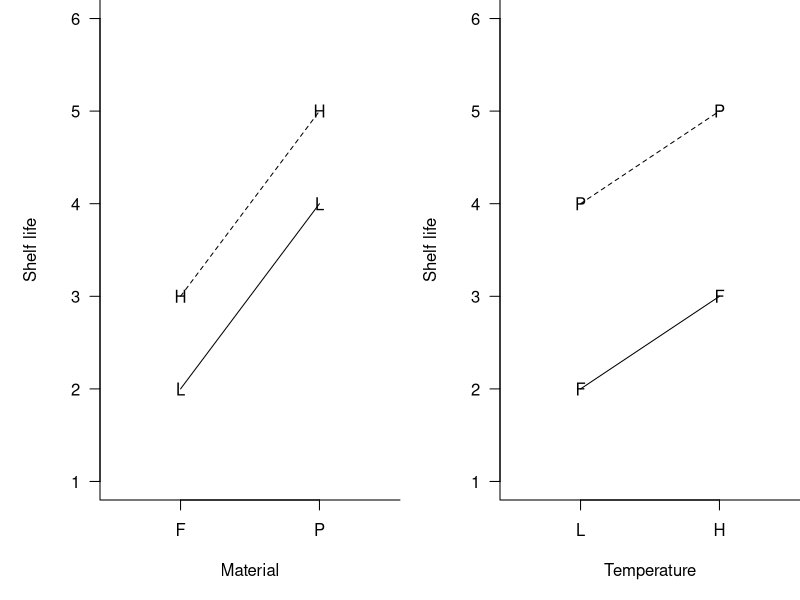
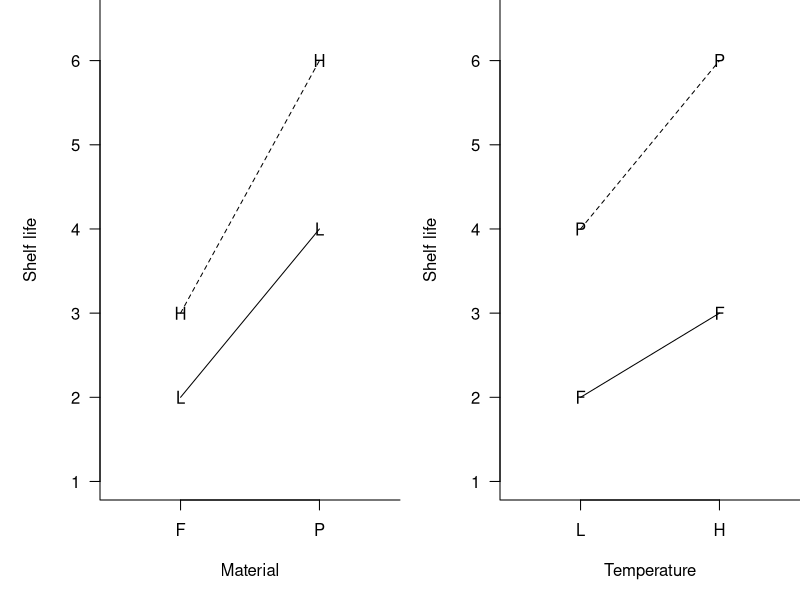
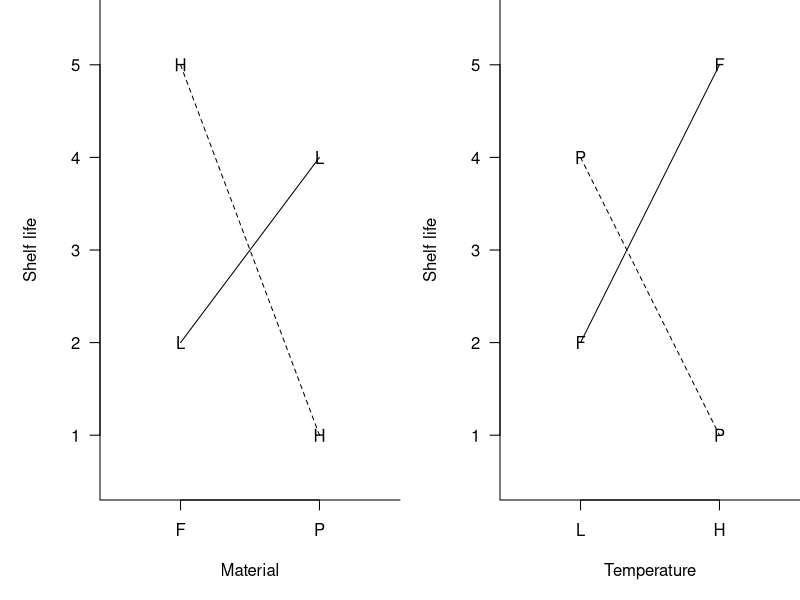
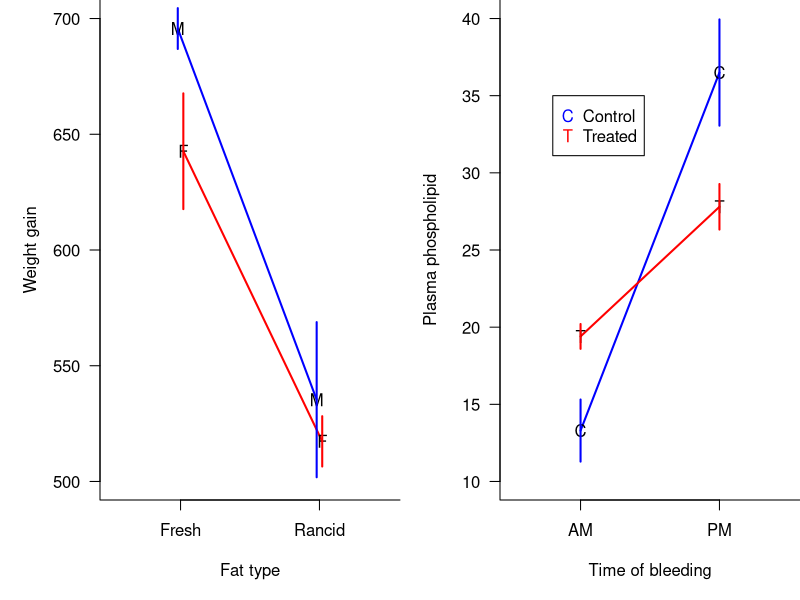
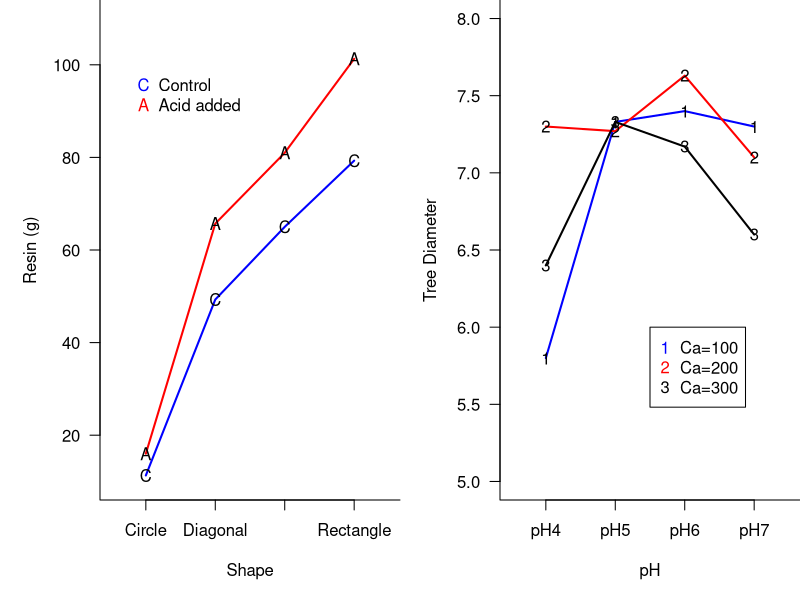
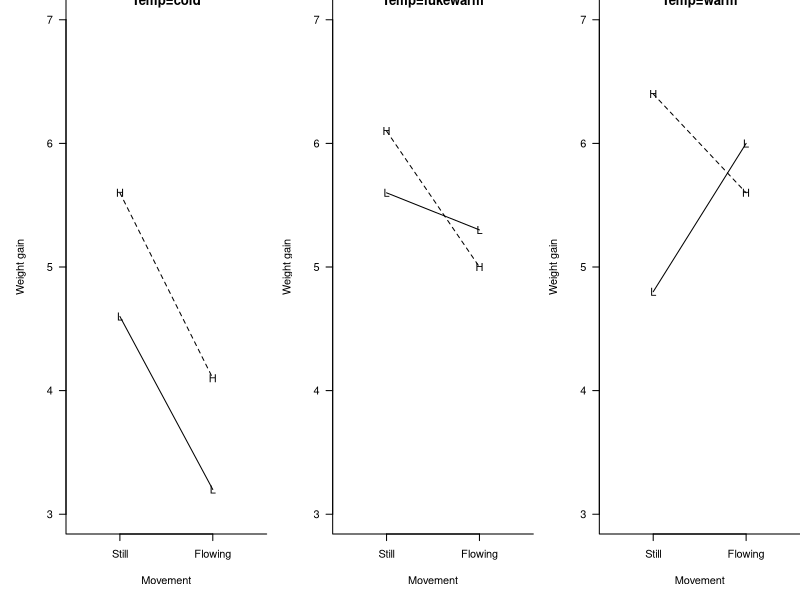

Write the R code that produced these figures, in order.
## ---- chunk 1
setwd("C:/Users/krgross/Documents/GitHub/st512-course-notes/")
knitr::opts_chunk$set(fig.width = 5, fig.height = 4.5, fig.align = "center") 
## ---- chunk 2
par(oma=rep(0,4),mar=c(5,5,0,0),mfrow=c(1,2),las=1,bty='l')

plot(c(-0.5,1.5),c(1,6),type="n",xlab="Material",ylab="Shelf life",xaxt="n")
axis(1,at=0:1,lab=c("F","P"))
lines(c(0,1),c(2,4))
lines(c(0,1),c(3,5),lty="dashed")
points(c(0,1),c(2,4),pch="L")
points(c(0,1),c(3,5),pch="H")

plot(c(-0.5,1.5),c(1,6),type="n",xlab="Temperature",ylab="Shelf life",xaxt="n")
axis(1,at=0:1,lab=c("L","H"))
lines(c(0,1),c(2,3))
lines(c(0,1),c(4,5),lty="dashed")
points(c(0,1),c(2,3),pch="F")
points(c(0,1),c(4,5),pch="P")
## ---- chunk 3
par(oma=rep(0,4),mar=c(5,5,0,0),mfrow=c(1,2),las=1,bty='l')

plot(c(-0.5,1.5),c(1,6.5),type="n",xlab="Material",ylab="Shelf life",xaxt="n")
axis(1,at=0:1,lab=c("F","P"))
lines(c(0,1),c(2,4))
lines(c(0,1),c(3,6),lty="dashed")
points(c(0,1),c(2,4),pch="L")
points(c(0,1),c(3,6),pch="H")

plot(c(-0.5,1.5),c(1,6.5),type="n",xlab="Temperature",ylab="Shelf life",xaxt="n")
axis(1,at=0:1,lab=c("L","H"))
lines(c(0,1),c(2,3))
lines(c(0,1),c(4,6),lty="dashed")
points(c(0,1),c(2,3),pch="F")
points(c(0,1),c(4,6),pch="P")
## ---- chunk 4
par(oma=rep(0,4),mar=c(5,5,0,0),mfrow=c(1,2),las=1,bty='l')

plot(c(-0.5,1.5),c(0.5,5.5),type="n",xlab="Material",ylab="Shelf life",xaxt="n")
axis(1,at=0:1,lab=c("F","P"))
lines(c(0,1),c(2,4))
lines(c(0,1),c(5,1),lty="dashed")
points(c(0,1),c(2,4),pch="L")
points(c(0,1),c(5,1),pch="H")

plot(c(-0.5,1.5),c(0.5,5.5),type="n",xlab="Temperature",ylab="Shelf life",xaxt="n")
axis(1,at=0:1,lab=c("L","H"))
lines(c(0,1),c(2,5))
lines(c(0,1),c(4,1),lty="dashed")
points(c(0,1),c(2,5),pch="F")
points(c(0,1),c(4,1),pch="P")
## ---- chunk 5
male.fresh <- c(709,679,699)
male.rancid <- c(592,538,476)
female.fresh <- c(657,594,677)
female.rancid <- c(508,505,539)

plot(c(-0.5,1.5),c(500,700),type="n",xlab="Fat type",ylab="Weight gain",xaxt="n")
axis(1,at=0:1,lab=c("Fresh","Rancid"))
lines(c(0,1)-.02,c(mean(male.fresh),mean(male.rancid)),col="blue",lwd=2)
lines(c(0,1)+.02,c(mean(female.fresh),mean(female.rancid)),col="red",lwd=2)
points(c(0,1)-.02,c(mean(male.fresh),mean(male.rancid)),pch="M",lwd=2)
points(c(0,1)+.02,c(mean(female.fresh),mean(female.rancid)),pch="F",lwd=2)

#legend(0,35,leg=c("Control","Treated"),col=c("blue","red"),pch=c("C","T"))
add.bars<-function(x,y,se,...) segments(x,y-se,x,y+se,...)
add.bars(0-.02,mean(male.fresh),sqrt(var(male.fresh))/sqrt(3),col="blue",lwd=2)
add.bars(1-.02,mean(male.rancid),sqrt(var(male.rancid))/sqrt(3),col="blue",lwd=2)
add.bars(0+.02,mean(female.fresh),sqrt(var(female.fresh))/sqrt(3),col="red",lwd=2)
add.bars(1+.02,mean(female.rancid),sqrt(var(female.rancid))/sqrt(3),col="red",lwd=2)
## ---- chunk 6
options(knitr.kable.NA = '') 

sources <- c("Factor A", "Factor B", "A*B interaction", "Error", "Total")

df <- c("$a-1$", "$b-1$", "$(a-1)(b-1)$", "$n_T-ab$", "$n_T-1$")

two_factor_anova_table <- data.frame(cbind(sources, df))

colnames(two_factor_anova_table) = c("source", "df")
                            
knitr::kable(format="html",
             two_factor_anova_table, 
             escape = FALSE) 
## ---- chunk 7
options(knitr.kable.NA = '') 

sources <- c("Sex", "Fat", "Sex*Fat", "Error", "Total")

df <- c("$1$", "$1$", "$1$", "$8$", "$11$")

two_factor_anova_table <- data.frame(cbind(sources, df))

colnames(two_factor_anova_table) = c("source", "df")
                            
knitr::kable(format="html",
             two_factor_anova_table, 
             escape = FALSE) 
## ---- chunk 8
plot(c(-0.5,1.5),c(10,40),type="n",xlab="Time of bleeding",ylab="Plasma phospholipid",xaxt="n")
axis(1,at=0:1,lab=c("AM","PM"))
lines(c(0,1),c(13.3,36.5),col="blue",lwd=2)
lines(c(0,1),c(19.4,27.8),col="red",lwd=2)
points(c(0,1),c(13.3,36.5),pch="C",lwd=2)
points(c(0,1),c(19.4,27.8),pch="T",lwd=2)

legend(-0.2,35,leg=c("Control","Treated"),col=c("blue","red"),pch=c("C","T"), )
add.bars<-function(x,y,se,...) segments(x,y-se,x,y+se,...)
add.bars(0,13.3,4.5/sqrt(5),col="blue",lwd=2)
add.bars(1,36.5,7.7/sqrt(5),col="blue",lwd=2)
add.bars(0,19.4,1.8/sqrt(5),col="red",lwd=2)
add.bars(1,27.8,3.3/sqrt(5),col="red",lwd=2)
## ---- chunk 9
plot(c(-0.5,3.5),c(10,110),type="n",xlab="Shape",ylab="Resin (g)",xaxt="n")
axis(1,at=0:3,lab=c("Circle","Diagonal","Check","Rectangle"))
lines(0:3,c(11.3,49.3,65,79.3),col="blue",lwd=2)
lines(0:3,c(16,65.7,81.0,101.3),col="red",lwd=2)
points(0:3,c(11.3,49.3,65,79.3),pch="C",lwd=2)
points(0:3,c(16,65.7,81.0,101.3),pch="A",lwd=2)

legend(-0.25,100,leg=c("Control","Acid added"),col=c("blue","red"),pch=c("C","A"),bty="n")
## ---- chunk 10
resin_anova_table <- data.frame(cbind(sources = c("Shape", "Acid", "Shape*Acid", "Error", "Total"),
                                      df = c(3, 1, 3, 16, 23),
                                      SS = c(19407, 1305, 237, 721, 21672)))

colnames(resin_anova_table) = c("source", "df", "SS")
                            
knitr::kable(format="html",
             resin_anova_table, 
             escape = FALSE) 
## ---- chunk 11
resin_anova_table <- data.frame(cbind(sources = c("Shape", "Acid", "Shape*Acid", "Error", "Total"),
                                      df = c(3, 1, 3, 16, 23),
                                      SS = c(19407, 1305, 237, 721, 21672),
                                      MS = c(6469, 1305, 79.2, 45.1, NA),
                                      Fstat = c(143.5, 29.0, 1.76, NA, NA),
                                      pval = c("<0.0001", "<0.0001", 0.1961, NA, NA)))

colnames(resin_anova_table) = c("source", "df", "SS", "MS", "$F$", "$p$")
                            
knitr::kable(format="html",
             resin_anova_table, 
             escape = FALSE) 
## ---- chunk 12
plot(c(-0.5,3.5),c(5,8),type="n",xlab="pH",ylab="Tree Diameter",xaxt="n")
axis(1,at=0:3,lab=c("pH4","pH5","pH6","pH7"))
lines(0:3,c(5.8,7.33,7.4,7.3),col="blue",lwd=2)
lines(0:3,c(7.3,7.27,7.63,7.1),col="red",lwd=2)
lines(0:3,c(6.4,7.33,7.17,6.6),lwd=2)
points(0:3,c(5.8,7.33,7.4,7.3),pch="1",lwd=2)
points(0:3,c(7.3,7.27,7.63,7.1),pch="2",lwd=2)
points(0:3,c(6.4,7.33,7.17,6.6),pch="3",lwd=2)

legend(1.5,6,leg=c("Ca=100","Ca=200","Ca=300"),col=c("blue","red","black"),pch=c("1","2","3"))
## ---- chunk 13
options(knitr.kable.NA = '') 

sources <- c("Factor A", "Factor B", "A*B interaction", "Error", "Total")

df <- c(4, 2, 8, 0, 14)

two_factor_anova_table <- data.frame(cbind(sources, df))

colnames(two_factor_anova_table) = c("source", "df")
                            
knitr::kable(format="html",
             two_factor_anova_table, 
             escape = FALSE) 
## ---- chunk 14
options(knitr.kable.NA = '') 

sources <- c("Factor A", "Factor B", "Error", "Total")

df <- c(4, 2, 8, 14)

two_factor_anova_table <- data.frame(cbind(sources, df))

colnames(two_factor_anova_table) = c("source", "df")
                            
knitr::kable(format="html",
             two_factor_anova_table, 
             escape = FALSE) 
## ---- chunk 15
par(mfrow= c(1,3),las=1,bty='l')

plot(c(-0.5,1.5),c(3,7),type="n",xlab="Movement",ylab="Weight gain",xaxt="n",main="Temp=cold")
axis(1,at=0:1,lab=c("Still","Flowing"))
lines(c(0,1),c(4.6,3.2))
lines(c(0,1),c(5.6,4.1),lty="dashed")
points(c(0,1),c(4.6,3.2),pch="L")
points(c(0,1),c(5.6,4.1),pch="H")

plot(c(-0.5,1.5),c(3,7),type="n",xlab="Movement",ylab="Weight gain",xaxt="n",main="Temp=lukewarm")
axis(1,at=0:1,lab=c("Still","Flowing"))
lines(c(0,1),c(5.6,5.3))
lines(c(0,1),c(6.1,5.0),lty="dashed")
points(c(0,1),c(5.6,5.3),pch="L")
points(c(0,1),c(6.1,5.0),pch="H")

plot(c(-0.5,1.5),c(3,7),type="n",xlab="Movement",ylab="Weight gain",xaxt="n",main="Temp=warm")
axis(1,at=0:1,lab=c("Still","Flowing"))
lines(c(0,1),c(4.8,6.0))
lines(c(0,1),c(6.4,5.6),lty="dashed")
points(c(0,1),c(4.8,6.0),pch="L")
points(c(0,1),c(6.4,5.6),pch="H")
